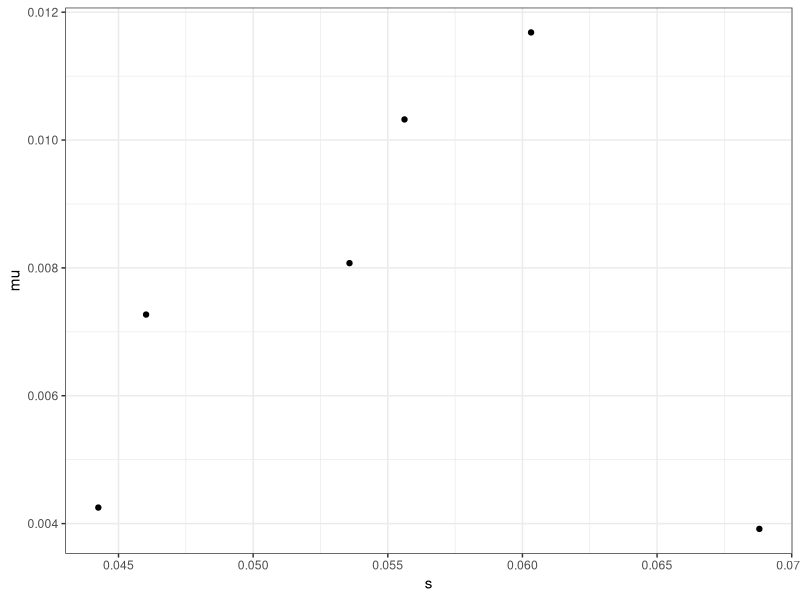
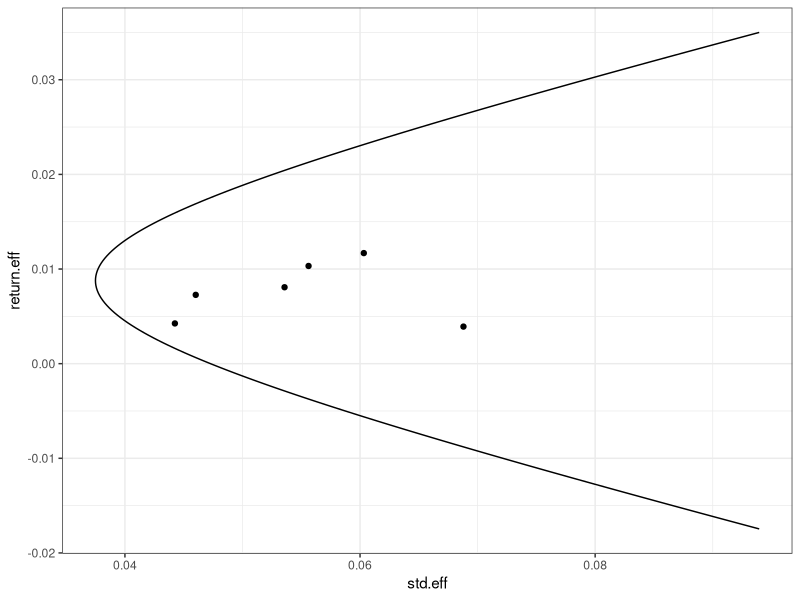
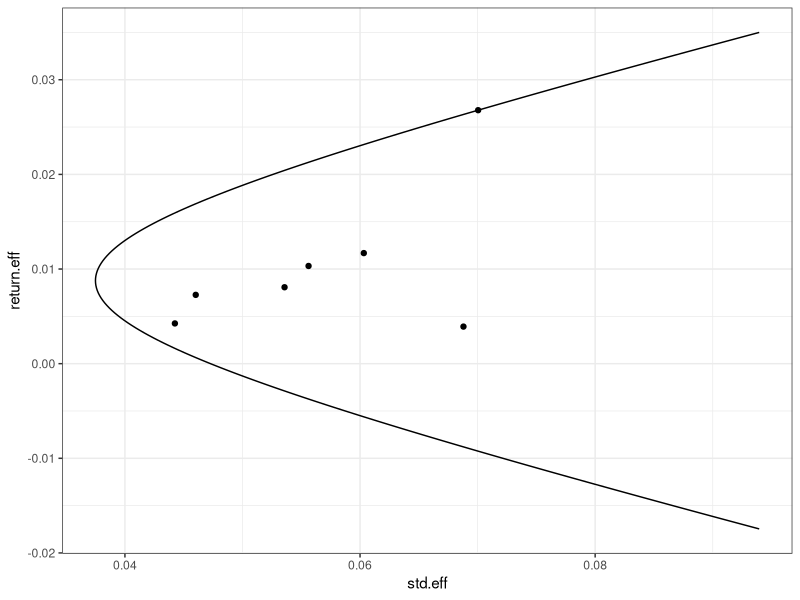

Source code (R) for these figures, in order:
#Set working directory
setwd("~/Documents/projects/class/FIN7809_theoryII/HW1")

#Loading in data file
data.FF1 <- read.csv(file = "FF1.csv", head = TRUE, sep = ",")
data.FF2 <- read.csv(file = "FF2.csv", head = TRUE, sep = ",")

#Loading dplyr package to transform raw data
library("dplyr")
library("ggplot2")
library("GGally")
library("reshape2")

### DATA CLEANING ###
data.1 <- tbl_df(data.FF1) #Simplify data frame using tbl_df
data.2 <- tbl_df(data.FF2) #Simplify data frame using tbl_df

glimpse(data.1) #view data type for each variable
glimpse(data.2) #view data type for each variable

#Select relevant variables
data1 <- select(data.1, date,smlo_vwret,smme_vwret,smhi_vwret,bilo_vwret,bime_vwret,bihi_vwret)
data2 <- select(data.2, date = dateff, rf)

#Create final data set of interest
data <- merge(data1, data2)
data.portfolio <- select(data, -date, -rf)

write.csv(data, file="FinalData.csv")
?cov()
### HW PROBLEMS ##

#Initializing vectors and values of interest
n <- ncol(data.portfolio) #number of assets
i <- 1 + numeric(n) #creating unity vector

#1a The 6x1 vector mu
mu <- sapply(data.portfolio, mean)
mu
#1b The 6x6 covariance matrix
V <- cov(data.portfolio)
V

#1c Find intermediate A,B,C,D
A <- t(i) %*% solve(V) %*% mu
B <- t(mu) %*% solve(V) %*% mu
C <- t(i) %*% solve(V) %*% i
D <- B * C - A^2

#1d Find the 6x1 vector g
g <- 1/drop(D) * (drop(B) * (solve(V) %*% i) - drop(A) * (solve(V) %*% mu))

#1e Find the 6x1 vector h
h <- 1/drop(D) * (drop(C) * (solve(V) %*% mu) - drop(A) * (solve(V) %*% i))

#1f Find the globabl minimum variance portfolio wg
w.gl <- 1/drop(C) * solve(V) %*% i

#1g Find the globabl minimum variance portfolio mug
mu.gl <- drop(A) / drop(C)

#1h Find the globabl minimum variance portfolio sigmag
sigma.gl <- 1 / drop(C)

#1i Find weight for an efficient portfolio with a mean equal to 3.5%, and call this portfolio p
mu.p <- .035
w.p <- g + h * mu.p

#1j Find the wieghts, $w_{op}$ and the mean , $\mu_{op}$ for portfolio $p$'s zero beta portfolio
mu.0p <- (-D/C^2)/(mu.p - (A/C)) + A/C
mu.0p

#1k Find the regression beta of the first portfolio's return with respect to portfolio $p$.

port_vwret <- as.matrix(data.portfolio) %*% w.p
port_vwret <- data.frame(port_vwret)
data <- tbl_df(cbind(data, port_vwret))
w.p
#Creating separate regression data table in percent instead of decimals 
data.regression <- select(data, smlo_vwret, port_vwret) * 100
head(data.regression, n=4)

#Run regression
reg <- lm(smlo_vwret ~ port_vwret, data=data.regression)
results <- summary(reg)
beta <- results$coef[2,1]

mu.expression <- mu.0p + beta * (mu.p - mu.0p)
round(mu.expression, 5) == round(mu[1],5)

#Standard Deviation and Plot
v <- diag(V)
s <- sqrt(v)
retrisk <- mu/s
retrisk
max(retrisk)
qplot(s, mu) + theme_bw()

#Efficient Frontier

alpha <- seq(0,2,.01)
return.eff = NULL
std.eff = NULL

for (j in 1:length(alpha)) {
return.eff[j] = alpha[j] * mu.gl + (1 - alpha[j]) * mu.p
weight.eff = alpha[j] * (g + h*mu.gl) + (1 - alpha[j]) * (g + h*mu.p)
std.eff[j] = sqrt(diag(t(weight.eff) %*% V %*% weight.eff))
}

frontier.data <- data.frame(cbind(return.eff, std.eff))
ggplot() + 
  geom_path(data=frontier.data, aes(x=std.eff, y=return.eff)) + 
  geom_point(aes(x=s, y=mu)) + theme_bw()

#1o Tangent portfolio
rf <- mean(data$rf)
z <- solve(V) %*% (mu - rf)
z.sum <- t(i) %*% z
w_t <- 1/drop(z.sum) * z
w_t
data.portfolio

mu.t <- mean(as.matrix(data.portfolio) %*% w_t)
std.t <- sqrt(diag(t(w_t) %*% V %*% w_t))

ggplot() + 
  geom_path(data=frontier.data, aes(x=std.eff, y=return.eff)) + 
  geom_point(aes(x=s, y=mu)) + 
  geom_point(aes(x=std.t, y=mu.t)) +
  theme_bw()

#1p proportion in complete portfolio

A = 3
y <- (mu.t - rf)/(0.5 * A * std.t^2)
y

